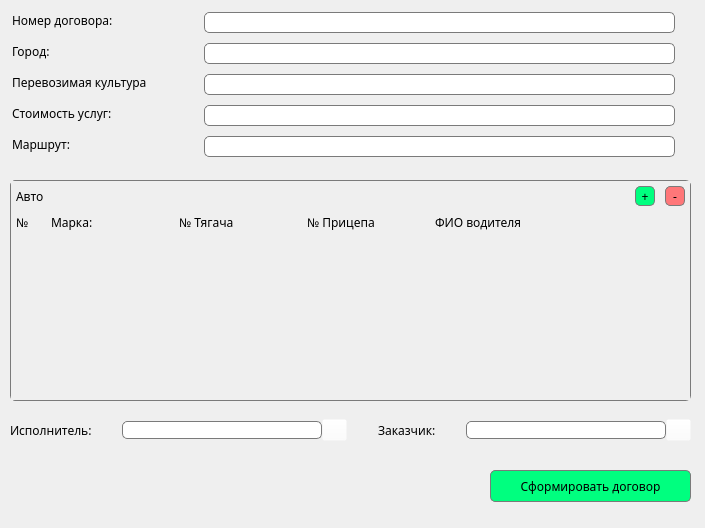
<?xml version="1.0" encoding="UTF-8"?>
<ui version="4.0">
 <class>widget</class>
 <widget class="QWidget" name="widget">
  <property name="geometry">
   <rect>
    <x>0</x>
    <y>0</y>
    <width>705</width>
    <height>528</height>
   </rect>
  </property>
  <property name="windowTitle">
   <string>Зерновой трейдер</string>
  </property>
  <widget class="QLabel" name="label">
   <property name="geometry">
    <rect>
     <x>12</x>
     <y>12</y>
     <width>110</width>
     <height>16</height>
    </rect>
   </property>
   <property name="font">
    <font>
     <family>Montserrat</family>
    </font>
   </property>
   <property name="text">
    <string>Номер договора:</string>
   </property>
  </widget>
  <widget class="QLineEdit" name="lineEdit_5">
   <property name="geometry">
    <rect>
     <x>204</x>
     <y>136</y>
     <width>471</width>
     <height>21</height>
    </rect>
   </property>
   <property name="font">
    <font>
     <family>Montserrat</family>
    </font>
   </property>
   <property name="styleSheet">
    <string notr="true">QLineEdit{
	border-radius: 5px;
	border: 1px solid rgb(122, 122, 122);
}</string>
   </property>
  </widget>
  <widget class="QLineEdit" name="lineEdit_3">
   <property name="geometry">
    <rect>
     <x>204</x>
     <y>74</y>
     <width>471</width>
     <height>21</height>
    </rect>
   </property>
   <property name="font">
    <font>
     <family>Montserrat</family>
    </font>
   </property>
   <property name="styleSheet">
    <string notr="true">QLineEdit{
	border-radius: 5px;
	border: 1px solid rgb(122, 122, 122);
}</string>
   </property>
  </widget>
  <widget class="QLabel" name="label_3">
   <property name="geometry">
    <rect>
     <x>12</x>
     <y>74</y>
     <width>184</width>
     <height>16</height>
    </rect>
   </property>
   <property name="font">
    <font>
     <family>Montserrat</family>
    </font>
   </property>
   <property name="text">
    <string>Перевозимая культура</string>
   </property>
  </widget>
  <widget class="QLabel" name="label_5">
   <property name="geometry">
    <rect>
     <x>12</x>
     <y>136</y>
     <width>63</width>
     <height>16</height>
    </rect>
   </property>
   <property name="font">
    <font>
     <family>Montserrat</family>
    </font>
   </property>
   <property name="text">
    <string>Маршрут:</string>
   </property>
  </widget>
  <widget class="QLabel" name="label_4">
   <property name="geometry">
    <rect>
     <x>12</x>
     <y>105</y>
     <width>112</width>
     <height>16</height>
    </rect>
   </property>
   <property name="font">
    <font>
     <family>Montserrat</family>
    </font>
   </property>
   <property name="text">
    <string>Стоимость услуг:</string>
   </property>
  </widget>
  <widget class="QLineEdit" name="lineEdit">
   <property name="geometry">
    <rect>
     <x>204</x>
     <y>12</y>
     <width>471</width>
     <height>21</height>
    </rect>
   </property>
   <property name="font">
    <font>
     <family>Montserrat</family>
    </font>
   </property>
   <property name="styleSheet">
    <string notr="true">QLineEdit{
	border-radius: 5px;
	border: 1px solid rgb(122, 122, 122);
}</string>
   </property>
  </widget>
  <widget class="QLineEdit" name="lineEdit_2">
   <property name="geometry">
    <rect>
     <x>204</x>
     <y>43</y>
     <width>471</width>
     <height>21</height>
    </rect>
   </property>
   <property name="font">
    <font>
     <family>Montserrat</family>
    </font>
   </property>
   <property name="styleSheet">
    <string notr="true">QLineEdit{
	border-radius: 5px;
	border: 1px solid rgb(122, 122, 122);
}</string>
   </property>
  </widget>
  <widget class="QLineEdit" name="lineEdit_4">
   <property name="geometry">
    <rect>
     <x>204</x>
     <y>105</y>
     <width>471</width>
     <height>21</height>
    </rect>
   </property>
   <property name="font">
    <font>
     <family>Montserrat</family>
    </font>
   </property>
   <property name="styleSheet">
    <string notr="true">QLineEdit{
	border-radius: 5px;
	border: 1px solid rgb(122, 122, 122);
}</string>
   </property>
  </widget>
  <widget class="QLabel" name="label_2">
   <property name="geometry">
    <rect>
     <x>12</x>
     <y>43</y>
     <width>43</width>
     <height>16</height>
    </rect>
   </property>
   <property name="font">
    <font>
     <family>Montserrat</family>
    </font>
   </property>
   <property name="text">
    <string>Город:</string>
   </property>
  </widget>
  <widget class="QPushButton" name="pushButton">
   <property name="geometry">
    <rect>
     <x>490</x>
     <y>470</y>
     <width>201</width>
     <height>32</height>
    </rect>
   </property>
   <property name="font">
    <font>
     <family>Montserrat</family>
    </font>
   </property>
   <property name="styleSheet">
    <string notr="true">QPushButton {
	background: rgb(0, 255, 127);
	border: 1px solid rgb(122, 122, 122);
    border-radius: 5px;  /* Установите радиус закругления, например, 10px */
}</string>
   </property>
   <property name="text">
    <string>Сформировать договор</string>
   </property>
  </widget>
  <widget class="QScrollArea" name="scrollArea">
   <property name="geometry">
    <rect>
     <x>10</x>
     <y>180</y>
     <width>681</width>
     <height>221</height>
    </rect>
   </property>
   <property name="font">
    <font>
     <family>Montserrat</family>
    </font>
   </property>
   <property name="autoFillBackground">
    <bool>false</bool>
   </property>
   <property name="styleSheet">
    <string notr="true">QScrollArea{
	border-radius: 5px;
	border: 1px solid rgb(122, 122, 122);
}</string>
   </property>
   <property name="widgetResizable">
    <bool>true</bool>
   </property>
   <widget class="QWidget" name="scrollAreaWidgetContents_2">
    <property name="geometry">
     <rect>
      <x>0</x>
      <y>0</y>
      <width>679</width>
      <height>219</height>
     </rect>
    </property>
    <property name="autoFillBackground">
     <bool>true</bool>
    </property>
    <property name="styleSheet">
     <string notr="true"/>
    </property>
    <layout class="QVBoxLayout" name="verticalLayout">
     <property name="leftMargin">
      <number>5</number>
     </property>
     <property name="topMargin">
      <number>5</number>
     </property>
     <property name="rightMargin">
      <number>5</number>
     </property>
     <property name="bottomMargin">
      <number>5</number>
     </property>
     <item>
      <layout class="QHBoxLayout" name="horizontalLayout_2">
       <property name="spacing">
        <number>10</number>
       </property>
       <item>
        <widget class="QLabel" name="label_6">
         <property name="font">
          <font>
           <family>Montserrat</family>
          </font>
         </property>
         <property name="text">
          <string>Авто</string>
         </property>
        </widget>
       </item>
       <item>
        <widget class="QPushButton" name="pushButton_2">
         <property name="minimumSize">
          <size>
           <width>20</width>
           <height>20</height>
          </size>
         </property>
         <property name="maximumSize">
          <size>
           <width>20</width>
           <height>20</height>
          </size>
         </property>
         <property name="font">
          <font>
           <family>Montserrat</family>
          </font>
         </property>
         <property name="styleSheet">
          <string notr="true">QPushButton {
	background: rgb(0, 255, 127);
	border: 1px solid rgb(122, 122, 122);
    border-radius: 5px;  /* Установите радиус закругления, например, 10px */
}</string>
         </property>
         <property name="text">
          <string>+</string>
         </property>
        </widget>
       </item>
       <item>
        <widget class="QPushButton" name="pushButton_3">
         <property name="minimumSize">
          <size>
           <width>20</width>
           <height>20</height>
          </size>
         </property>
         <property name="maximumSize">
          <size>
           <width>20</width>
           <height>20</height>
          </size>
         </property>
         <property name="font">
          <font>
           <family>Montserrat</family>
          </font>
         </property>
         <property name="styleSheet">
          <string notr="true">QPushButton {
	background: rgb(255, 119, 121);
	border: 1px solid rgb(122, 122, 122);
    border-radius: 5px;  /* Установите радиус закругления, например, 10px */
}</string>
         </property>
         <property name="text">
          <string>-</string>
         </property>
        </widget>
       </item>
      </layout>
     </item>
     <item>
      <widget class="QWidget" name="widget_2" native="true">
       <property name="minimumSize">
        <size>
         <width>0</width>
         <height>20</height>
        </size>
       </property>
       <property name="maximumSize">
        <size>
         <width>16777215</width>
         <height>20</height>
        </size>
       </property>
       <property name="font">
        <font>
         <family>Montserrat</family>
        </font>
       </property>
       <layout class="QVBoxLayout" name="verticalLayout_2">
        <property name="spacing">
         <number>0</number>
        </property>
        <property name="leftMargin">
         <number>0</number>
        </property>
        <property name="topMargin">
         <number>0</number>
        </property>
        <property name="rightMargin">
         <number>0</number>
        </property>
        <property name="bottomMargin">
         <number>0</number>
        </property>
        <item>
         <layout class="QHBoxLayout" name="horizontalLayout_5">
          <property name="spacing">
           <number>5</number>
          </property>
          <item>
           <widget class="QLabel" name="label_26">
            <property name="maximumSize">
             <size>
              <width>30</width>
              <height>30</height>
             </size>
            </property>
            <property name="font">
             <font>
              <family>Montserrat</family>
             </font>
            </property>
            <property name="text">
             <string>№</string>
            </property>
            <property name="alignment">
             <set>Qt::AlignLeading|Qt::AlignLeft|Qt::AlignVCenter</set>
            </property>
           </widget>
          </item>
          <item>
           <widget class="QLabel" name="label_27">
            <property name="minimumSize">
             <size>
              <width>0</width>
              <height>0</height>
             </size>
            </property>
            <property name="maximumSize">
             <size>
              <width>16777215</width>
              <height>20</height>
             </size>
            </property>
            <property name="font">
             <font>
              <family>Montserrat</family>
             </font>
            </property>
            <property name="text">
             <string>Марка:</string>
            </property>
            <property name="alignment">
             <set>Qt::AlignLeading|Qt::AlignLeft|Qt::AlignVCenter</set>
            </property>
           </widget>
          </item>
          <item>
           <widget class="QLabel" name="label_28">
            <property name="maximumSize">
             <size>
              <width>16777215</width>
              <height>30</height>
             </size>
            </property>
            <property name="font">
             <font>
              <family>Montserrat</family>
             </font>
            </property>
            <property name="text">
             <string>№ Тягача</string>
            </property>
            <property name="alignment">
             <set>Qt::AlignLeading|Qt::AlignLeft|Qt::AlignVCenter</set>
            </property>
           </widget>
          </item>
          <item>
           <widget class="QLabel" name="label_29">
            <property name="maximumSize">
             <size>
              <width>16777215</width>
              <height>30</height>
             </size>
            </property>
            <property name="font">
             <font>
              <family>Montserrat</family>
             </font>
            </property>
            <property name="text">
             <string>№ Прицепа</string>
            </property>
            <property name="alignment">
             <set>Qt::AlignLeading|Qt::AlignLeft|Qt::AlignVCenter</set>
            </property>
           </widget>
          </item>
          <item>
           <widget class="QLabel" name="label_30">
            <property name="minimumSize">
             <size>
              <width>250</width>
              <height>0</height>
             </size>
            </property>
            <property name="maximumSize">
             <size>
              <width>16777215</width>
              <height>30</height>
             </size>
            </property>
            <property name="font">
             <font>
              <family>Montserrat</family>
             </font>
            </property>
            <property name="text">
             <string>ФИО водителя</string>
            </property>
            <property name="alignment">
             <set>Qt::AlignLeading|Qt::AlignLeft|Qt::AlignVCenter</set>
            </property>
           </widget>
          </item>
         </layout>
        </item>
       </layout>
      </widget>
     </item>
     <item>
      <layout class="QVBoxLayout" name="verticalLayout_3">
       <property name="spacing">
        <number>0</number>
       </property>
      </layout>
     </item>
     <item>
      <spacer name="verticalSpacer">
       <property name="orientation">
        <enum>Qt::Vertical</enum>
       </property>
       <property name="sizeHint" stdset="0">
        <size>
         <width>20</width>
         <height>40</height>
        </size>
       </property>
      </spacer>
     </item>
    </layout>
   </widget>
  </widget>
  <widget class="QWidget" name="widget_3" native="true">
   <property name="geometry">
    <rect>
     <x>10</x>
     <y>410</y>
     <width>681</width>
     <height>41</height>
    </rect>
   </property>
   <layout class="QHBoxLayout" name="horizontalLayout_3">
    <property name="spacing">
     <number>0</number>
    </property>
    <property name="leftMargin">
     <number>0</number>
    </property>
    <property name="topMargin">
     <number>0</number>
    </property>
    <property name="rightMargin">
     <number>0</number>
    </property>
    <property name="bottomMargin">
     <number>0</number>
    </property>
    <item>
     <layout class="QHBoxLayout" name="horizontalLayout">
      <item>
       <widget class="QLabel" name="label_7">
        <property name="font">
         <font>
          <family>Montserrat</family>
         </font>
        </property>
        <property name="text">
         <string>Исполнитель:</string>
        </property>
       </widget>
      </item>
      <item>
       <spacer name="horizontalSpacer_2">
        <property name="orientation">
         <enum>Qt::Horizontal</enum>
        </property>
        <property name="sizeHint" stdset="0">
         <size>
          <width>40</width>
          <height>20</height>
         </size>
        </property>
       </spacer>
      </item>
      <item>
       <widget class="QLineEdit" name="lineEdit_6">
        <property name="minimumSize">
         <size>
          <width>200</width>
          <height>0</height>
         </size>
        </property>
        <property name="styleSheet">
         <string notr="true">QLineEdit{
	border-radius: 5px;
	border: 1px solid rgb(122, 122, 122);
}</string>
        </property>
       </widget>
      </item>
      <item>
       <spacer name="horizontalSpacer_4">
        <property name="orientation">
         <enum>Qt::Horizontal</enum>
        </property>
        <property name="sizeHint" stdset="0">
         <size>
          <width>10</width>
          <height>20</height>
         </size>
        </property>
       </spacer>
      </item>
      <item>
       <widget class="QPushButton" name="pushButton_4">
        <property name="minimumSize">
         <size>
          <width>25</width>
          <height>0</height>
         </size>
        </property>
        <property name="maximumSize">
         <size>
          <width>25</width>
          <height>16777215</height>
         </size>
        </property>
        <property name="styleSheet">
         <string notr="true">QPushButton{
	background: rgba(255, 255, 255, 0);
}</string>
        </property>
        <property name="text">
         <string/>
        </property>
        <property name="icon">
         <iconset>
          <normaloff>res/settings.png</normaloff>res/settings.png</iconset>
        </property>
        <property name="iconSize">
         <size>
          <width>20</width>
          <height>20</height>
         </size>
        </property>
       </widget>
      </item>
      <item>
       <spacer name="horizontalSpacer">
        <property name="orientation">
         <enum>Qt::Horizontal</enum>
        </property>
        <property name="sizeHint" stdset="0">
         <size>
          <width>40</width>
          <height>20</height>
         </size>
        </property>
       </spacer>
      </item>
      <item>
       <widget class="QLabel" name="label_8">
        <property name="font">
         <font>
          <family>Montserrat</family>
         </font>
        </property>
        <property name="text">
         <string>Заказчик:</string>
        </property>
       </widget>
      </item>
      <item>
       <spacer name="horizontalSpacer_3">
        <property name="orientation">
         <enum>Qt::Horizontal</enum>
        </property>
        <property name="sizeHint" stdset="0">
         <size>
          <width>40</width>
          <height>20</height>
         </size>
        </property>
       </spacer>
      </item>
      <item>
       <widget class="QLineEdit" name="lineEdit_7">
        <property name="minimumSize">
         <size>
          <width>200</width>
          <height>0</height>
         </size>
        </property>
        <property name="styleSheet">
         <string notr="true">QLineEdit{
	border-radius: 5px;
	border: 1px solid rgb(122, 122, 122);
}</string>
        </property>
       </widget>
      </item>
      <item>
       <spacer name="horizontalSpacer_5">
        <property name="orientation">
         <enum>Qt::Horizontal</enum>
        </property>
        <property name="sizeHint" stdset="0">
         <size>
          <width>10</width>
          <height>20</height>
         </size>
        </property>
       </spacer>
      </item>
      <item>
       <widget class="QPushButton" name="pushButton_5">
        <property name="minimumSize">
         <size>
          <width>25</width>
          <height>0</height>
         </size>
        </property>
        <property name="maximumSize">
         <size>
          <width>25</width>
          <height>16777215</height>
         </size>
        </property>
        <property name="styleSheet">
         <string notr="true">QPushButton{
	background: rgba(255, 255, 255, 0);
}</string>
        </property>
        <property name="text">
         <string/>
        </property>
        <property name="icon">
         <iconset>
          <normaloff>res/settings.png</normaloff>res/settings.png</iconset>
        </property>
        <property name="iconSize">
         <size>
          <width>20</width>
          <height>20</height>
         </size>
        </property>
       </widget>
      </item>
     </layout>
    </item>
   </layout>
  </widget>
  <widget class="QLabel" name="label_9">
   <property name="geometry">
    <rect>
     <x>10</x>
     <y>452</y>
     <width>71</width>
     <height>71</height>
    </rect>
   </property>
   <property name="text">
    <string/>
   </property>
   <property name="pixmap">
    <pixmap>res/logo.png</pixmap>
   </property>
   <property name="scaledContents">
    <bool>true</bool>
   </property>
  </widget>
 </widget>
 <resources/>
 <connections/>
</ui>
